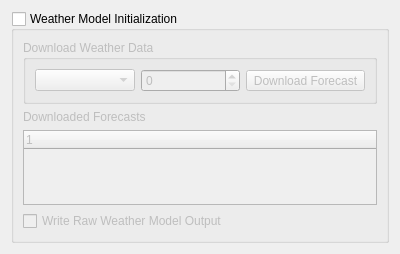
<?xml version="1.0" encoding="UTF-8"?>
<ui version="4.0">
 <class>WeatherInitialization</class>
 <widget class="QWidget" name="WeatherInitialization">
  <property name="geometry">
   <rect>
    <x>0</x>
    <y>0</y>
    <width>400</width>
    <height>254</height>
   </rect>
  </property>
  <property name="windowTitle">
   <string>Form</string>
  </property>
  <layout class="QVBoxLayout" name="verticalLayout">
   <item>
    <widget class="QGroupBox" name="groupBox_4">
     <property name="title">
      <string>Weather Model Initialization</string>
     </property>
     <property name="checkable">
      <bool>true</bool>
     </property>
     <property name="checked">
      <bool>false</bool>
     </property>
     <layout class="QVBoxLayout" name="verticalLayout_15">
      <item>
       <widget class="QGroupBox" name="groupBox">
        <property name="title">
         <string>Download Weather Data</string>
        </property>
        <layout class="QVBoxLayout" name="verticalLayout_12">
         <item>
          <layout class="QHBoxLayout" name="horizontalLayout_5">
           <item>
            <widget class="QComboBox" name="comboBox"/>
           </item>
           <item>
            <widget class="QSpinBox" name="spinBox"/>
           </item>
           <item>
            <widget class="QToolButton" name="toolButton_2">
             <property name="text">
              <string>Download Forecast</string>
             </property>
            </widget>
           </item>
          </layout>
         </item>
        </layout>
       </widget>
      </item>
      <item>
       <widget class="QLabel" name="label_6">
        <property name="text">
         <string>Downloaded Forecasts</string>
        </property>
       </widget>
      </item>
      <item>
       <widget class="QTreeWidget" name="treeWidget">
        <column>
         <property name="text">
          <string notr="true">1</string>
         </property>
        </column>
       </widget>
      </item>
      <item>
       <widget class="QCheckBox" name="checkBox_4">
        <property name="text">
         <string>Write Raw Weather Model Output</string>
        </property>
       </widget>
      </item>
     </layout>
    </widget>
   </item>
  </layout>
 </widget>
 <resources/>
 <connections/>
</ui>
